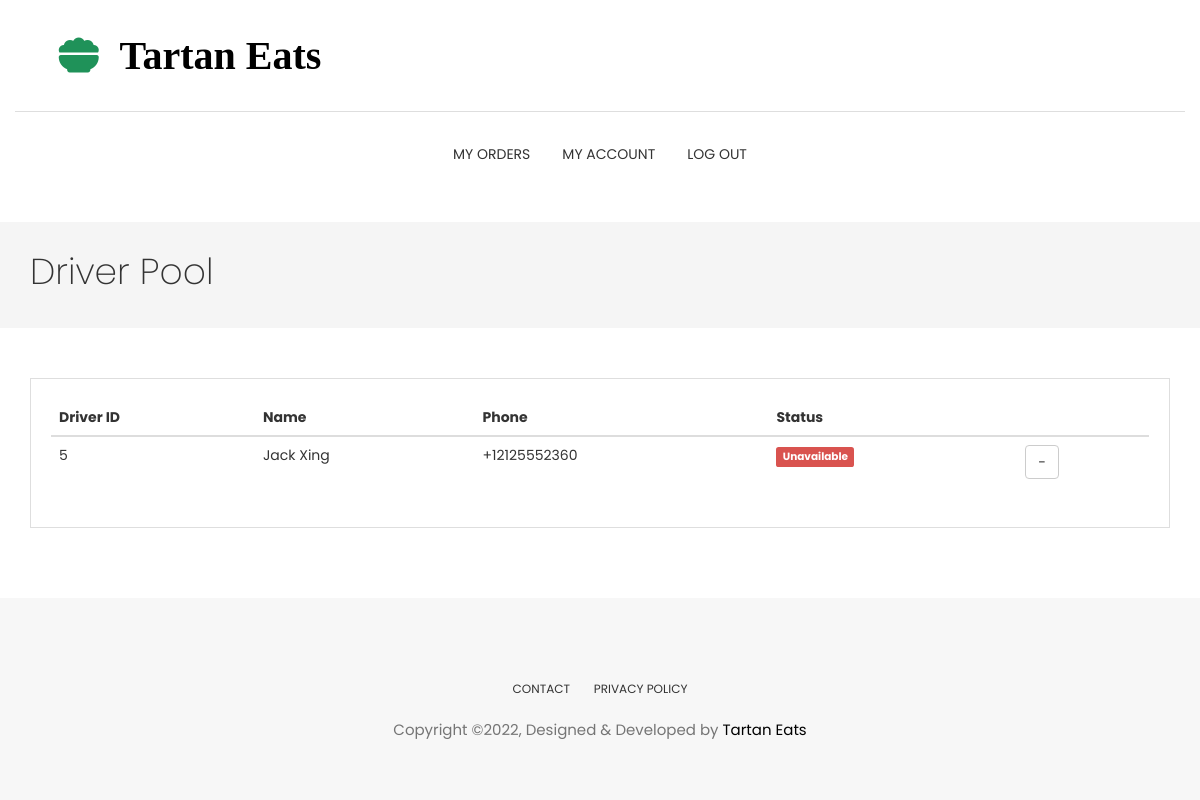
Page /driver-pool/5 (signed in) on the committed database.
### tartan_eats/models.py (models this page shows)
class Driver(models.Model):
    user = models.OneToOneField(User, on_delete=models.CASCADE, primary_key=True)
    firstname = models.CharField(max_length=200)
    lastname = models.CharField(max_length=200)
    email =  models.CharField(max_length=200)
    phone =  PhoneNumberField(null=False, blank=False)
    avalable_status = models.CharField(max_length=200) # available, unavailable
    driver_picture = models.FileField(blank=True)
    content_type = models.CharField(max_length=200, default="image/jpeg")

### tartan_eats/views.py (the view)
# urls.py: path('driver-pool/<int:order_id>', views.driver_pool, name="driver-pool"),
@login_required
def driver_pool(request, order_id):
    order = Order.objects.get(id=order_id)
    context = {
        'drivers': Driver.objects.all(),
        'order': order
    }
    return render(request, 'tartan_eats/driver-pool.html', context)

### tartan_eats/templates/tartan_eats/driver-pool.html (shortened to what this page needs)
{% extends "tartan_eats/base.html" %} {% block pagename %}
<section class="page-header">
  <div class="container">
    <div class="row">
      <div class="col-md-12">
        <div class="content">
          <h1 class="page-name">Driver Pool</h1>
        </div>
      </div>
    </div>
  </div>
</section>
{% endblock %}
{% block navbar %}
    <li>
        <a href="{% url 'order-list' %}">My Orders</a>
    </li>
    <li>
        <a href="{% url 'restaurant-home' %}">My Account</a>
    </li>
{% endblock %}
{% block content %}
<section class="user-dashboard" style="padding-bottom: 70px">
  <div class="container">
    <div class="row">
      <div class="col-md-12">
        <div class="dashboard-wrapper user-dashboard">
          <div class="table-responsive">
            <table class="table">
              <thead>
                <tr>
                  <th>Driver ID</th>
                  <th>Name</th>
                  <th>Phone</th>
                  <th>Status</th>
                  <th></th>
                </tr>
              </thead>
              <tbody>
                {% for driver in drivers %}
                <tr>
                  <td>{{driver.user.id}}</td>
                  <td>{{driver.firstname}} {{driver.lastname}}</td>
                  <td>{{driver.phone}}</td>
                  {% if driver.avalable_status == 'unavailable' %}
                  <td><span class="label label-danger">Unavailable</span></td>
                  <td><a class="btn btn-default">-</a></td>
                  {% endif %}
                </tr>
                {% endfor %}
              </tbody>
            </table>
          </div>
        </div>
      </div>
    </div>
  </div>
</section>
{% endblock %}

### tartan_eats/static/css/style.css (style rules this page uses)
body { line-height: 1.5; font-family: "Poppins", sans-serif; -webkit-font-smoothing: antialiased; }
h1, h2, h3, h4, h5, h6 { font-family: "Poppins", sans-serif; }
h1, h2, h3, h4, h5, h6 { font-weight: 400; }
a, a:focus, a:hover { text-decoration: none; outline: 0; color: #000; }
.page-header { background: #f5f5f5; margin-top: 20px; border-bottom: none; padding: 30px 0; }
.page-header h1 { font-weight: 200; margin: 0 0 6px 0; }
.navigation .navbar-nav > li { position: static; }
.navigation .navbar-nav > li > a { color: #333; font-size: 14px; padding: 20px 15px; text-transform: uppercase; transition: .2s ease-in-out 0s; border: 1px solid transparent; }
.dashboard-wrapper { border: 1px solid #dedede; margin-top: 30px; padding: 20px; }

### rows in the picture
Driver: user.id "5", firstname "Jack", lastname "Xing", phone "+12125552360", avalable_status "Unavailable"
